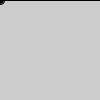
Frame 1 (no input)
Frame 60 (the mouse pressed at the canvas centre just before this capture): identical to frame 1, image omitted
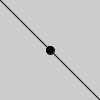
Frame 120 (the mouse held since frame 60 and released just before this capture)

The Processing sketch that drew these frames (run headless with seeded random() and noise(); from frame 60 on, the mouse is pressed at the canvas centre):

// Processing sketch: _11
// ── _11.pde
// The angles increase as the mouse moves from the upper-right
// corner of the screen to the lower-left corner

void setup() {
  size(100, 100);
  frameRate(15);
  fill(0);
}

void draw() {
  float angle = atan2(mouseY, mouseX);
  float deg = degrees(angle);
  println(deg);
  background(204);
  ellipse(mouseX, mouseY, 8, 8);
  rotate(angle);
  line(0, 0, 150, 0);
}
